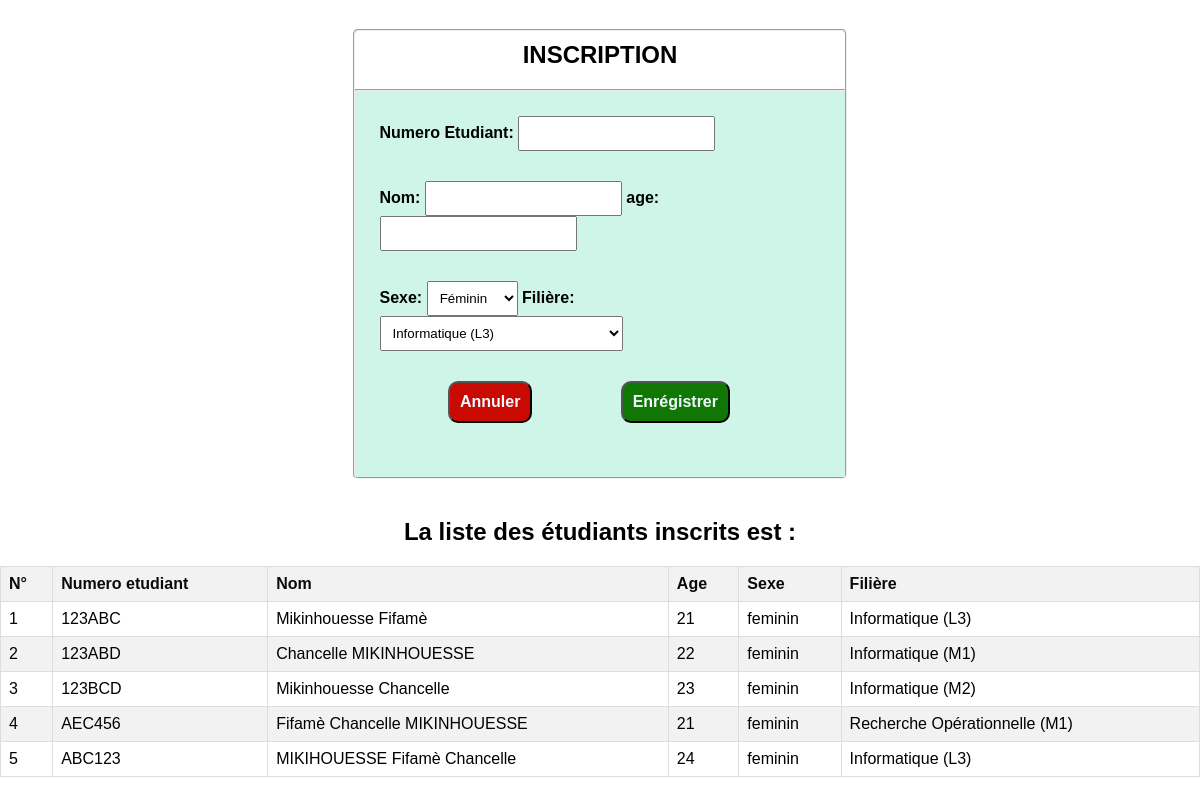
The page / on the database its author committed.
### tables this page shows
CREATE TABLE IF NOT EXISTS `etudiant` (
  `id` int NOT NULL AUTO_INCREMENT,
  `numEtudiant` varchar(2200) NOT NULL,
  `nom` varchar(256) NOT NULL,
  `age` int NOT NULL,
  `sexe` varchar(100) NOT NULL,
  `codFil` int DEFAULT NULL,
  PRIMARY KEY (`id`),
  KEY `codFil` (`codFil`)
);

CREATE TABLE IF NOT EXISTS `filiere` (
  `codFil` int NOT NULL AUTO_INCREMENT,
  `libFil` varchar(255) DEFAULT NULL,
  PRIMARY KEY (`codFil`)
);

### index.php (the view, shortened to what this page needs)
<!DOCTYPE html>
<html lang="en">
<head>
    <link rel="stylesheet" href="style.css">
</head>
<body>
    <div class="containers">
        <fieldset>
            <h2>INSCRIPTION</h2>
            <hr>
            <form action="insertion.php" method="post">
                <div>
                    <label for="numEtudiant">Numero Etudiant: </label>
                    <input type="text" name="numEtudiant" required>
                </div>
                <div>
                    <label for="nom">Nom: </label>
                    <input type="text" name="nom" required>
                    <label for="age">age: </label>
                    <input type="number" name="age" id="age" min="0" required>
                </div>
                <div>
                    <label for="sexe">Sexe: </label>
                    <select name="sexe" id="sexe">
                        <option value="feminin">Féminin</option>
                    </select>
                    <label for="filiere">Filière: </label>
                    <select name="filiere" id="filiere">
                    <?php
                            $server = "localhost";
                            $user = "root";
                            $mdp = "";
                            $bdd = "ecole";
                            try {
                                $connexion = new PDO("mysql:host=$server;dbname=$bdd", $user, $mdp);
                            } catch (PDOException $e) {
                                echo "Erreur de connexion : " . $e->getMessage();
                            }
                            $sql = 'SELECT * FROM filiere ORDER BY libFil';
                            $req = $connexion->prepare($sql);
                            $req->execute();
                            $reqs = $req->fetchAll();
                            foreach ($reqs as $requet) {
                                echo '<option value="' . $requet['codFil'] . '"> ' . $requet['libFil'] . '</option>';
                            }
                            ?>
                    </select>
                </div>
                <div class="val">
                    <input type="reset" value="Annuler">
                    <input type="submit" value="Enrégistrer">
                </div>
            </form>
        </fieldset>
    </div>
    <div>
    <div>
        <h2>La liste des étudiants inscrits est :</h2>
        <table border="1">
            <thead>
                <tr>
                    <th>N°</th>
                    <th>Numero etudiant</th>
                    <th>Nom</th>
                    <th>Age</th>
                    <th>Sexe</th>
                    <th>Filière</th>
                </tr>
            </thead>
            <tbody>
                <?php
                $server = "localhost";
                $user = "root";
                $mdp = "";
                $bdd = "ecole";
                try {
                    $connexion = new PDO("mysql:host=$server;dbname=$bdd", $user, $mdp);
                } catch (PDOException $e) {
                    echo "Erreur de connexion : " . $e->getMessage();
                }
                $sql = 'SELECT * FROM etudiant JOIN filiere where etudiant.codFil = filiere.codFil';
                $req = $connexion->prepare($sql);
                $req->execute();
                $reqs = $req->fetchAll();
                $i=1;
                foreach ($reqs as $a) {
                    echo "<tr>";
                    echo "<td>" . $i . "</td>";
                    echo "<td>" . $a['numEtudiant'] . "</td>";
                    echo "<td>" . $a['nom'] . "</td>";
                    echo "<td>" . $a['age'] . "</td>";
                    echo "<td>" . $a['sexe'] . "</td>";
                    echo "<td>" . $a['libFil'] . "</td>";
                    echo "</tr>";
                    $i=$i+1;
                }
                ?>
            </tbody>
        </table>
    </div>
</body>
</html>

### style.css (style rules this page uses)
* { padding: 0; margin: 0; box-sizing: border-box; font-family: Arial, Helvetica, sans-serif; }
.containers { display: block; margin: 2%; margin-right: 29%; margin-left: 29%; padding: 5px; }
h2 { text-align: center; padding-top: 10px; padding-bottom: 20px; }
.containers div { margin-bottom: 30px; margin-right: 5%; font-weight: bolder; }
.val { text-align: center; }
input[type="submit"] { background-color: rgb(17, 119, 4); color: aliceblue; font-weight: bolder; border-radius: 10px; padding: 10px; font-size: 12pt; cursor: pointer; }
input[type="reset"] { background-color: rgb(201, 10, 3); color: aliceblue; font-weight: bolder; border-radius: 10px; margin-right: 20%; padding: 10px; font-size: 12pt; cursor: pointer; }
.containers select option { padding: 5px; border-radius: 5px; }
.containers select { padding: 8px; }
form { background-color: rgb(206, 245, 232); padding: 5%; }
fieldset { border-radius: 5px; }
form div { margin-bottom: 20px; }
input { padding: 8px; }
table { border-collapse: collapse; width: 100%; }
th, td { border: 1px solid #ddd; padding: 8px; text-align: left; }
th { background-color: #f2f2f2; color: #0a0a0a; }
tr:nth-child(even) { background-color: #f2f2f2; }

### rows shown on the page
etudiant: numEtudiant "123ABC", nom "Mikinhouesse Fifamè", age "21", sexe "feminin", filiere.libFil "Informatique (L3)"
etudiant: numEtudiant "123ABD", nom "Chancelle MIKINHOUESSE", age "22", sexe "feminin", filiere.libFil "Informatique (M1)"
etudiant: numEtudiant "123BCD", nom "Mikinhouesse Chancelle", age "23", sexe "feminin", filiere.libFil "Informatique (M2)"
etudiant: numEtudiant "AEC456", nom "Fifamè Chancelle MIKINHOUESSE", age "21", sexe "feminin", filiere.libFil "Recherche Opérationnelle (M1)"
etudiant: numEtudiant "ABC123", nom "MIKIHOUESSE Fifamè Chancelle", age "24", sexe "feminin", filiere.libFil "Informatique (L3)"

### other values the page prints
form field filiere "Informatique (L3)"
